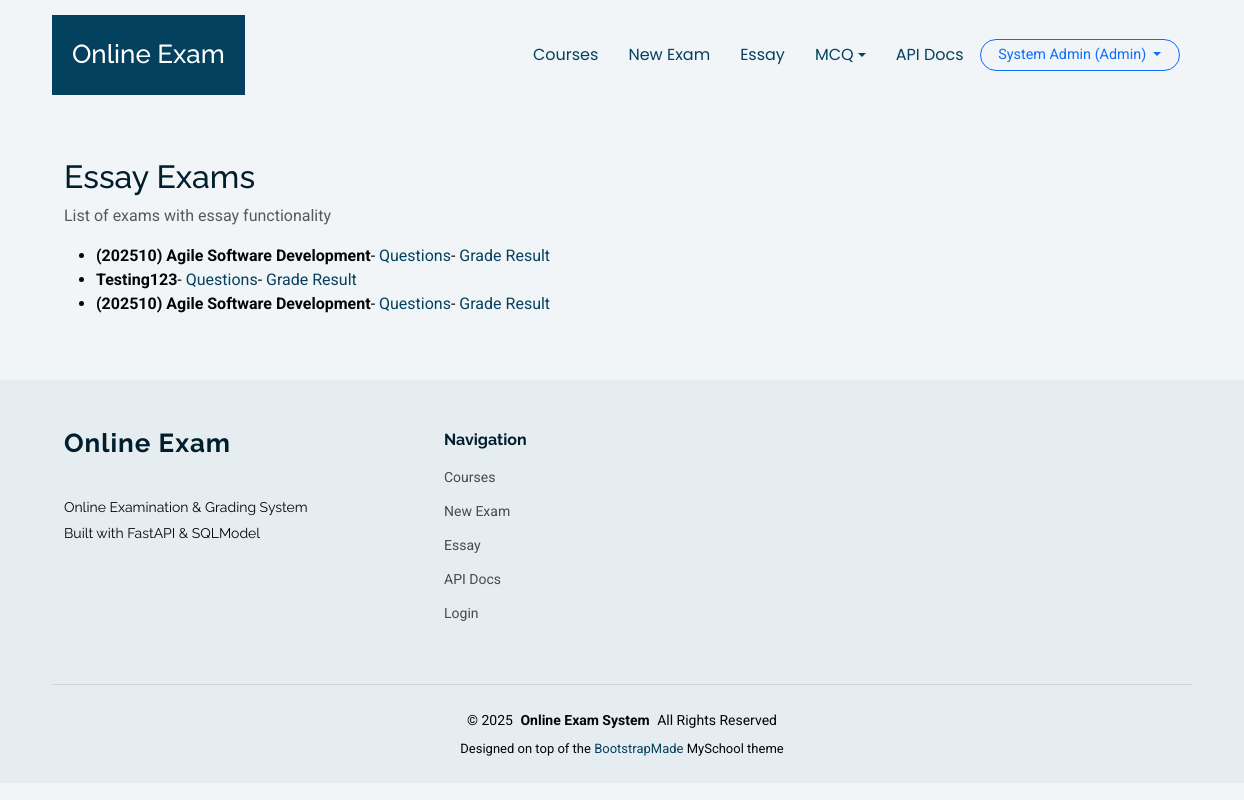
Screenshot of /essay (signed in) with the database file from the repository.
### app/models.py (models this page shows)
class User(SQLModel, table=True):
    __table_args__ = (UniqueConstraint("email", name="uq_user_email"),)
    id: Optional[int] = Field(default=None, primary_key=True)
    name: str
    email: str  # must be unique
    password_hash: str
    role: str = Field(default="student")  # "admin", "lecturer", "student"
    student_id: Optional[int] = Field(default=None, foreign_key="student.id")
    is_active: bool = Field(default=True)
    created_at: datetime = Field(default_factory=datetime.utcnow)
    title: Optional[str] = None  # Dr., Prof., Assoc. Prof., Mr., Ms., Mrs., Ir., Ts.
    staff_id: Optional[str] = None  # Unique staff/employee ID (for lecturers)
    phone: Optional[str] = None  # Contact number
    last_login: Optional[datetime] = None  # Updated after login
    status: str = Field(default="active")  # active, suspended

class Exam(SQLModel, table=True):
    id: Optional[int] = Field(default=None, primary_key=True)
    title: str
    subject: str
    duration_minutes: int
    start_time: Optional[datetime] = None
    end_time: Optional[datetime] = None
    course_id: Optional[int] = Field(default=None, foreign_key="course.id")
    instructions: Optional[str] = None
    status: str = Field(default="draft")
    created_at: datetime = Field(default_factory=datetime.utcnow)
    updated_at: datetime = Field(default_factory=datetime.utcnow)

### app/routers/essay_ui.py (the view)
@router.get("/essay")
def essay_index(
    request: Request,
    session: Session = Depends(get_session),
    current_user: User | None = Depends(get_current_user),
):
    exams = session.exec(select(Exam)).all()
    exams_meta = []
    for ex in exams:
        has_q = (
            session.exec(select(ExamQuestion).where(ExamQuestion.exam_id == ex.id)).first()
            is not None
        )
        exams_meta.append({"exam": ex, "has_questions": has_q})
    return templates.TemplateResponse(
        "essay/index.html",
        {"request": request, "exams_meta": exams_meta, "current_user": current_user},
    )

### app/templates/essay/index.html (shortened to what this page needs)
{% extends "base.html" %}
{% block content %}
<div class="container py-5">
  <h2>Essay Exams</h2>
  <p class="text-muted">List of exams with essay functionality</p>
  <ul>
    {% for item in exams_meta %}
      {% set exam = item.exam %}
      {% set has_questions = item.has_questions %}
      <li>
        <strong>{{ exam.title }}</strong>
        {%- if not current_user or current_user.role != 'student' -%}
          - <a href="/essay/{{ exam.id }}/questions">Questions</a>
        {%- endif -%}
        {%- if current_user and current_user.role in ['lecturer','admin'] -%}
          - <a href="/essay/{{ exam.id }}/attempts">Grade Result</a>
        {%- else -%}
          {%- if has_questions -%}
            - <a href="/essay/{{ exam.id }}/attempts">Results</a>
          {%- endif -%}
        {%- endif -%}
      </li>
    {% else %}
      <li>No exams found</li>
    {% endfor %}
  </ul>
</div>
{% endblock %}

### app/templates/base.html (shortened to what this page needs)
<!DOCTYPE html>
<html lang="en">
<head>
  <link href="/static/myschool/assets/vendor/bootstrap/css/bootstrap.min.css" rel="stylesheet">
  <link href="/static/myschool/assets/vendor/bootstrap-icons/bootstrap-icons.css" rel="stylesheet">
  <link href="/static/myschool/assets/vendor/aos/aos.css" rel="stylesheet">
  <link href="/static/myschool/assets/vendor/swiper/swiper-bundle.min.css" rel="stylesheet">
  <link href="/static/myschool/assets/vendor/glightbox/css/glightbox.min.css" rel="stylesheet">
  <link href="/static/myschool/assets/css/main.css" rel="stylesheet">
</head>
<body class="index-page">
  <header id="header" class="header d-flex align-items-center sticky-top">
    <div
      class="header-container container-fluid container-xl position-relative d-flex align-items-center justify-content-end">
      <a href="/" class="logo d-flex align-items-center me-auto">
        <h1 class="sitename">Online Exam</h1>
      </a>
      <nav id="navmenu" class="navmenu">
        <ul>
          {% if current_user and (current_user.role == "lecturer" or current_user.role == "admin") %}
          <li><a href="/courses/">Courses</a></li>
          <li><a href="/exams/new">New Exam</a></li>
          <li><a href="/essay">Essay</a></li>
          <li class="nav-item dropdown">
            <a class="nav-link dropdown-toggle" href="#" id="mcqDropdown" role="button" data-bs-toggle="dropdown" aria-expanded="false">
              MCQ
            </a>
          </li>
          <li><a href="/docs">API Docs</a></li>
          {% endif %}
        </ul>
      </nav>
      <div class="d-flex align-items-center gap-2 ms-3 header-user-dropdown">
        {% if current_user %}
          <div class="dropdown">
            <button class="btn btn-outline-primary btn-sm header-auth-btn dropdown-toggle" type="button" id="userMenu"
              data-bs-toggle="dropdown" aria-expanded="false">
              {{ current_user.name }} ({{ current_user.role|capitalize }})
            </button>
          </div>
        {% else %}
          <a href="/auth/login" class="btn btn-outline-primary btn-sm header-auth-btn">Login</a>
          <a href="/auth/register-student" class="btn btn-primary btn-sm header-auth-btn">Student Register</a>
        {% endif %}
      </div>
    </div>
  </header>
  <main class="main">
    {% block content %}{% endblock %}
  </main>
  <footer id="footer" class="footer position-relative light-background">
    <div class="container footer-top">
      <div class="row gy-4">
        <div class="col-lg-4 col-md-6 footer-about">
          <a href="/courses/" class="logo d-flex align-items-center">
            <span class="sitename">Online Exam</span>
          </a>
          <div class="footer-contact pt-3">
            <p>Online Examination &amp; Grading System</p>
            <p>Built with FastAPI &amp; SQLModel</p>
          </div>
        </div>
        <div class="col-lg-2 col-md-3 footer-links">
          <h4>Navigation</h4>
          <ul>
            <li><a href="/courses/">Courses</a></li>
            <li><a href="/exams/new">New Exam</a></li>
            <li><a href="/essay">Essay</a></li>
            <li><a href="/docs">API Docs</a></li>
            <li><a href="/auth/login">Login</a></li>
          </ul>
        </div>
      </div>
    </div>
    <div class="container copyright text-center mt-4">
      <p>&copy; <span>2025</span> <strong class="px-1 sitename">Online Exam System</strong> <span>All Rights
          Reserved</span></p>
      <div class="credits">
        Designed on top of the <a href="https://bootstrapmade.com/">BootstrapMade</a> MySchool theme
      </div>
    </div>
  </footer>
</body>
</html>

### app/templates/base.html (style rules this page uses)
.header-user-dropdown .dropdown-toggle, .header-auth-btn { border-radius: 999px; padding-inline: 1.1rem; font-size: 0.9rem; }

### rows the page displays
User: name "System Admin", role "Admin"
Exam: title "(202510) Agile Software Development"
Exam: title "Testing123"
Exam: title "(202510) Agile Software Development"
